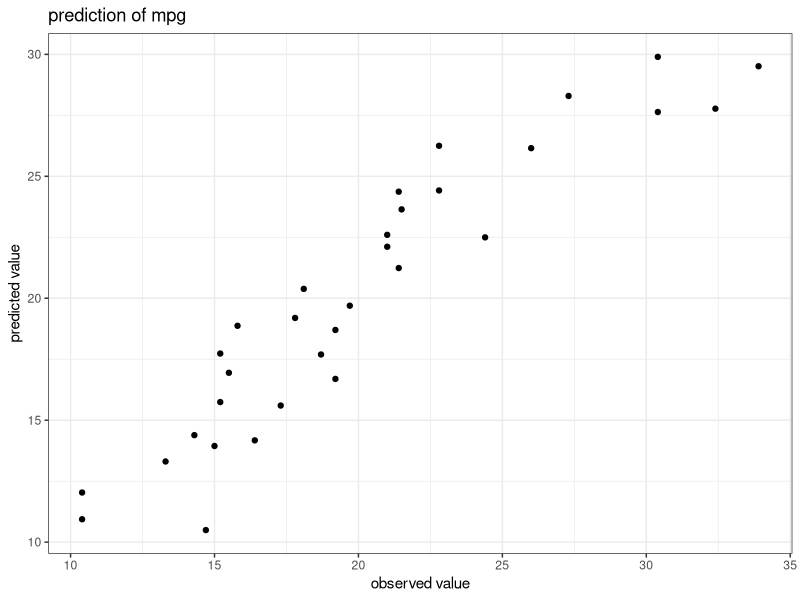

Generate this figure with R:
## ---- chunk 1
knitr::opts_chunk$set(echo = TRUE)
## ---- chunk 2
m <- lm(mpg ~., mtcars)
m
## ---- chunk 3
library(tidyverse)
mpg_predicted <- predict(m, mtcars)
table_mtcars <- data.frame(mpg=mtcars$mpg, mpg_predicted=mpg_predicted)
table_mtcars %>% ggplot(aes(mpg, mpg_predicted)) + geom_point() + labs(title="prediction of mpg", x="observed value", y="predicted value") + theme_bw()
## ---- chunk 4
table_mtcars <- table_mtcars %>% mutate(error = mpg_predicted - mpg, abs_error = abs(error), sq_error = error^2)
table_mtcars
## ---- chunk 5
table_mtcars %>% summarise(RMSE = sqrt(mean(sq_error)), R2 = cor(mpg, mpg_predicted)^2, MAE = mean(abs_error))
## ---- chunk 6
library(caret)
m_caret <- train(mpg ~ ., data=mtcars, method = "lm")
## ---- chunk 7
mpg_pred_caret <- predict(m_caret, mtcars)
## ---- chunk 8
postResample(pred=mpg_pred_caret, obs=mtcars$mpg)
